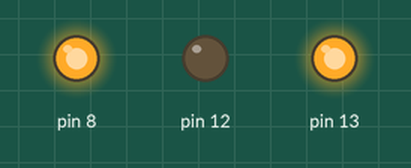
Recording of a sketch running on a simulated Arduino Uno, built with avr-gcc and run on an emulated ATmega328P. Shown: output pins drawn as LEDs (lit = HIGH).

Above: at 0.2 s.
At 1.7 s:
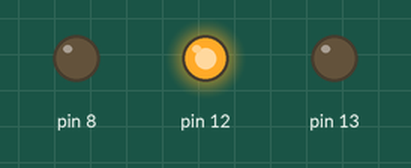
Timing chart, 0 to 3.0 s (numbered marks = the images above):
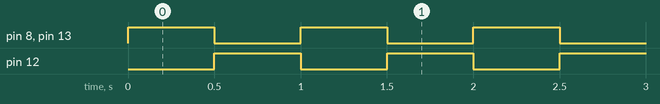

Measured:
- by itself, pin 8, pin 12, pin 13: alternates HIGH for 0.50 s and LOW for 0.50 s

The sketch:

BlinkyBlinkyModification.ino
```cpp
void setup()
{
   pinMode(13, OUTPUT);
   pinMode(12, OUTPUT);
   pinMode(8, OUTPUT);
}

void loop()
{
   //These first three lines below will have both red on and blue off
   digitalWrite(13, HIGH);
   digitalWrite(12, LOW);
   digitalWrite(8, HIGH);
   delay(500); //Delay for half a second
   //These second three lines will have only blue on
   digitalWrite(13, LOW);
   digitalWrite(12, HIGH);
   digitalWrite(8, LOW);
   delay(500); //Delay for another half a second
}
```
